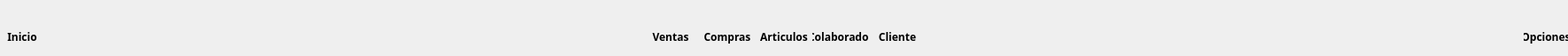
<?xml version="1.0" encoding="UTF-8"?>
<ui version="4.0">
 <class>ui_tool_bar</class>
 <widget class="QWidget" name="ui_tool_bar">
  <property name="geometry">
   <rect>
    <x>0</x>
    <y>0</y>
    <width>1770</width>
    <height>63</height>
   </rect>
  </property>
  <property name="windowTitle">
   <string>Form</string>
  </property>
  <layout class="QGridLayout" name="gridLayout_8">
   <property name="leftMargin">
    <number>0</number>
   </property>
   <property name="topMargin">
    <number>0</number>
   </property>
   <property name="rightMargin">
    <number>0</number>
   </property>
   <property name="bottomMargin">
    <number>2</number>
   </property>
   <property name="spacing">
    <number>0</number>
   </property>
   <item row="0" column="0">
    <layout class="QHBoxLayout" name="horizontalLayout">
     <item>
      <layout class="QGridLayout" name="gridLayout_2">
       <item row="0" column="0">
        <spacer name="horizontalSpacer_7">
         <property name="orientation">
          <enum>Qt::Horizontal</enum>
         </property>
         <property name="sizeType">
          <enum>QSizePolicy::Fixed</enum>
         </property>
         <property name="sizeHint" stdset="0">
          <size>
           <width>2</width>
           <height>20</height>
          </size>
         </property>
        </spacer>
       </item>
       <item row="0" column="1">
        <widget class="QPushButton" name="pushButton_home">
         <property name="sizePolicy">
          <sizepolicy hsizetype="Fixed" vsizetype="Fixed">
           <horstretch>0</horstretch>
           <verstretch>0</verstretch>
          </sizepolicy>
         </property>
         <property name="text">
          <string/>
         </property>
         <property name="icon">
          <iconset resource="Icons.qrc">
           <normaloff>:/Iconos/Iconos/Home.png</normaloff>:/Iconos/Iconos/Home.png</iconset>
         </property>
         <property name="iconSize">
          <size>
           <width>30</width>
           <height>30</height>
          </size>
         </property>
         <property name="flat">
          <bool>true</bool>
         </property>
        </widget>
       </item>
       <item row="0" column="2">
        <spacer name="horizontalSpacer_8">
         <property name="orientation">
          <enum>Qt::Horizontal</enum>
         </property>
         <property name="sizeType">
          <enum>QSizePolicy::Fixed</enum>
         </property>
         <property name="sizeHint" stdset="0">
          <size>
           <width>2</width>
           <height>20</height>
          </size>
         </property>
        </spacer>
       </item>
       <item row="1" column="0" colspan="3">
        <widget class="QLabel" name="label_7">
         <property name="sizePolicy">
          <sizepolicy hsizetype="Expanding" vsizetype="Fixed">
           <horstretch>0</horstretch>
           <verstretch>0</verstretch>
          </sizepolicy>
         </property>
         <property name="minimumSize">
          <size>
           <width>50</width>
           <height>0</height>
          </size>
         </property>
         <property name="font">
          <font>
           <family>Segoe UI Semibold</family>
           <weight>75</weight>
           <bold>true</bold>
          </font>
         </property>
         <property name="text">
          <string>Inicio</string>
         </property>
         <property name="alignment">
          <set>Qt::AlignCenter</set>
         </property>
        </widget>
       </item>
      </layout>
     </item>
     <item>
      <spacer name="horizontalSpacer">
       <property name="orientation">
        <enum>Qt::Horizontal</enum>
       </property>
       <property name="sizeType">
        <enum>QSizePolicy::Expanding</enum>
       </property>
       <property name="sizeHint" stdset="0">
        <size>
         <width>600</width>
         <height>17</height>
        </size>
       </property>
      </spacer>
     </item>
     <item>
      <layout class="QGridLayout" name="gridLayout">
       <item row="0" column="0">
        <spacer name="horizontalSpacer_4">
         <property name="orientation">
          <enum>Qt::Horizontal</enum>
         </property>
         <property name="sizeType">
          <enum>QSizePolicy::Fixed</enum>
         </property>
         <property name="sizeHint" stdset="0">
          <size>
           <width>12</width>
           <height>20</height>
          </size>
         </property>
        </spacer>
       </item>
       <item row="0" column="1">
        <widget class="QPushButton" name="pushButton_ventas">
         <property name="sizePolicy">
          <sizepolicy hsizetype="Fixed" vsizetype="Fixed">
           <horstretch>0</horstretch>
           <verstretch>0</verstretch>
          </sizepolicy>
         </property>
         <property name="text">
          <string/>
         </property>
         <property name="icon">
          <iconset resource="Icons.qrc">
           <normaloff>:/Iconos/Iconos/JAVA.png</normaloff>:/Iconos/Iconos/JAVA.png</iconset>
         </property>
         <property name="iconSize">
          <size>
           <width>30</width>
           <height>30</height>
          </size>
         </property>
         <property name="flat">
          <bool>true</bool>
         </property>
        </widget>
       </item>
       <item row="0" column="2">
        <spacer name="horizontalSpacer_3">
         <property name="orientation">
          <enum>Qt::Horizontal</enum>
         </property>
         <property name="sizeType">
          <enum>QSizePolicy::Fixed</enum>
         </property>
         <property name="sizeHint" stdset="0">
          <size>
           <width>12</width>
           <height>20</height>
          </size>
         </property>
        </spacer>
       </item>
       <item row="1" column="0" colspan="3">
        <widget class="QLabel" name="label_2">
         <property name="sizePolicy">
          <sizepolicy hsizetype="Expanding" vsizetype="Fixed">
           <horstretch>0</horstretch>
           <verstretch>0</verstretch>
          </sizepolicy>
         </property>
         <property name="minimumSize">
          <size>
           <width>50</width>
           <height>0</height>
          </size>
         </property>
         <property name="font">
          <font>
           <family>Segoe UI Semibold</family>
           <weight>75</weight>
           <bold>true</bold>
          </font>
         </property>
         <property name="text">
          <string>Ventas</string>
         </property>
         <property name="alignment">
          <set>Qt::AlignCenter</set>
         </property>
        </widget>
       </item>
      </layout>
     </item>
     <item>
      <layout class="QGridLayout" name="gridLayout_3">
       <item row="0" column="0">
        <spacer name="horizontalSpacer_9">
         <property name="orientation">
          <enum>Qt::Horizontal</enum>
         </property>
         <property name="sizeType">
          <enum>QSizePolicy::Fixed</enum>
         </property>
         <property name="sizeHint" stdset="0">
          <size>
           <width>12</width>
           <height>20</height>
          </size>
         </property>
        </spacer>
       </item>
       <item row="0" column="1">
        <widget class="QPushButton" name="pushButton_compras">
         <property name="sizePolicy">
          <sizepolicy hsizetype="Fixed" vsizetype="Fixed">
           <horstretch>0</horstretch>
           <verstretch>0</verstretch>
          </sizepolicy>
         </property>
         <property name="text">
          <string/>
         </property>
         <property name="icon">
          <iconset resource="Icons.qrc">
           <normaloff>:/Iconos/Iconos/Stack.png</normaloff>:/Iconos/Iconos/Stack.png</iconset>
         </property>
         <property name="iconSize">
          <size>
           <width>30</width>
           <height>30</height>
          </size>
         </property>
         <property name="flat">
          <bool>true</bool>
         </property>
        </widget>
       </item>
       <item row="0" column="2">
        <spacer name="horizontalSpacer_10">
         <property name="orientation">
          <enum>Qt::Horizontal</enum>
         </property>
         <property name="sizeType">
          <enum>QSizePolicy::Fixed</enum>
         </property>
         <property name="sizeHint" stdset="0">
          <size>
           <width>12</width>
           <height>20</height>
          </size>
         </property>
        </spacer>
       </item>
       <item row="1" column="0" colspan="3">
        <widget class="QLabel" name="label_9">
         <property name="sizePolicy">
          <sizepolicy hsizetype="Expanding" vsizetype="Fixed">
           <horstretch>0</horstretch>
           <verstretch>0</verstretch>
          </sizepolicy>
         </property>
         <property name="minimumSize">
          <size>
           <width>50</width>
           <height>0</height>
          </size>
         </property>
         <property name="font">
          <font>
           <family>Segoe UI Semibold</family>
           <weight>75</weight>
           <bold>true</bold>
          </font>
         </property>
         <property name="text">
          <string>Compras</string>
         </property>
         <property name="alignment">
          <set>Qt::AlignCenter</set>
         </property>
        </widget>
       </item>
      </layout>
     </item>
     <item>
      <layout class="QGridLayout" name="gridLayout_4">
       <item row="0" column="0">
        <spacer name="horizontalSpacer_11">
         <property name="orientation">
          <enum>Qt::Horizontal</enum>
         </property>
         <property name="sizeType">
          <enum>QSizePolicy::Fixed</enum>
         </property>
         <property name="sizeHint" stdset="0">
          <size>
           <width>12</width>
           <height>20</height>
          </size>
         </property>
        </spacer>
       </item>
       <item row="0" column="1">
        <widget class="QPushButton" name="pushButton_articulos">
         <property name="sizePolicy">
          <sizepolicy hsizetype="Fixed" vsizetype="Fixed">
           <horstretch>0</horstretch>
           <verstretch>0</verstretch>
          </sizepolicy>
         </property>
         <property name="text">
          <string/>
         </property>
         <property name="icon">
          <iconset resource="Icons.qrc">
           <normaloff>:/Iconos/Iconos/16.png</normaloff>:/Iconos/Iconos/16.png</iconset>
         </property>
         <property name="iconSize">
          <size>
           <width>30</width>
           <height>30</height>
          </size>
         </property>
         <property name="flat">
          <bool>true</bool>
         </property>
        </widget>
       </item>
       <item row="0" column="2">
        <spacer name="horizontalSpacer_12">
         <property name="orientation">
          <enum>Qt::Horizontal</enum>
         </property>
         <property name="sizeType">
          <enum>QSizePolicy::Fixed</enum>
         </property>
         <property name="sizeHint" stdset="0">
          <size>
           <width>12</width>
           <height>20</height>
          </size>
         </property>
        </spacer>
       </item>
       <item row="1" column="0" colspan="3">
        <widget class="QLabel" name="label_10">
         <property name="sizePolicy">
          <sizepolicy hsizetype="Expanding" vsizetype="Fixed">
           <horstretch>0</horstretch>
           <verstretch>0</verstretch>
          </sizepolicy>
         </property>
         <property name="minimumSize">
          <size>
           <width>50</width>
           <height>0</height>
          </size>
         </property>
         <property name="font">
          <font>
           <family>Segoe UI Semibold</family>
           <weight>75</weight>
           <bold>true</bold>
          </font>
         </property>
         <property name="text">
          <string>Articulos</string>
         </property>
         <property name="alignment">
          <set>Qt::AlignCenter</set>
         </property>
        </widget>
       </item>
      </layout>
     </item>
     <item>
      <layout class="QGridLayout" name="gridLayout_5">
       <item row="0" column="0">
        <spacer name="horizontalSpacer_13">
         <property name="orientation">
          <enum>Qt::Horizontal</enum>
         </property>
         <property name="sizeType">
          <enum>QSizePolicy::Fixed</enum>
         </property>
         <property name="sizeHint" stdset="0">
          <size>
           <width>12</width>
           <height>20</height>
          </size>
         </property>
        </spacer>
       </item>
       <item row="0" column="1">
        <widget class="QPushButton" name="pushButton_colaborador">
         <property name="sizePolicy">
          <sizepolicy hsizetype="Fixed" vsizetype="Fixed">
           <horstretch>0</horstretch>
           <verstretch>0</verstretch>
          </sizepolicy>
         </property>
         <property name="text">
          <string/>
         </property>
         <property name="icon">
          <iconset resource="Icons.qrc">
           <normaloff>:/Iconos/Iconos/Account and Control.png</normaloff>:/Iconos/Iconos/Account and Control.png</iconset>
         </property>
         <property name="iconSize">
          <size>
           <width>30</width>
           <height>30</height>
          </size>
         </property>
         <property name="flat">
          <bool>true</bool>
         </property>
        </widget>
       </item>
       <item row="0" column="2">
        <spacer name="horizontalSpacer_14">
         <property name="orientation">
          <enum>Qt::Horizontal</enum>
         </property>
         <property name="sizeType">
          <enum>QSizePolicy::Fixed</enum>
         </property>
         <property name="sizeHint" stdset="0">
          <size>
           <width>12</width>
           <height>20</height>
          </size>
         </property>
        </spacer>
       </item>
       <item row="1" column="0" colspan="3">
        <widget class="QLabel" name="label_11">
         <property name="sizePolicy">
          <sizepolicy hsizetype="Expanding" vsizetype="Fixed">
           <horstretch>0</horstretch>
           <verstretch>0</verstretch>
          </sizepolicy>
         </property>
         <property name="minimumSize">
          <size>
           <width>50</width>
           <height>0</height>
          </size>
         </property>
         <property name="font">
          <font>
           <family>Segoe UI Semibold</family>
           <weight>75</weight>
           <bold>true</bold>
          </font>
         </property>
         <property name="text">
          <string>Colaborador</string>
         </property>
         <property name="alignment">
          <set>Qt::AlignCenter</set>
         </property>
        </widget>
       </item>
      </layout>
     </item>
     <item>
      <layout class="QGridLayout" name="gridLayout_6">
       <item row="0" column="0">
        <spacer name="horizontalSpacer_15">
         <property name="orientation">
          <enum>Qt::Horizontal</enum>
         </property>
         <property name="sizeType">
          <enum>QSizePolicy::Fixed</enum>
         </property>
         <property name="sizeHint" stdset="0">
          <size>
           <width>12</width>
           <height>20</height>
          </size>
         </property>
        </spacer>
       </item>
       <item row="0" column="1">
        <widget class="QPushButton" name="pushButton_cliente">
         <property name="sizePolicy">
          <sizepolicy hsizetype="Fixed" vsizetype="Fixed">
           <horstretch>0</horstretch>
           <verstretch>0</verstretch>
          </sizepolicy>
         </property>
         <property name="text">
          <string/>
         </property>
         <property name="icon">
          <iconset resource="Icons.qrc">
           <normaloff>:/Iconos/Iconos/People-MSN.png</normaloff>:/Iconos/Iconos/People-MSN.png</iconset>
         </property>
         <property name="iconSize">
          <size>
           <width>30</width>
           <height>30</height>
          </size>
         </property>
         <property name="flat">
          <bool>true</bool>
         </property>
        </widget>
       </item>
       <item row="0" column="2">
        <spacer name="horizontalSpacer_16">
         <property name="orientation">
          <enum>Qt::Horizontal</enum>
         </property>
         <property name="sizeType">
          <enum>QSizePolicy::Fixed</enum>
         </property>
         <property name="sizeHint" stdset="0">
          <size>
           <width>12</width>
           <height>20</height>
          </size>
         </property>
        </spacer>
       </item>
       <item row="1" column="0" colspan="3">
        <widget class="QLabel" name="label_12">
         <property name="sizePolicy">
          <sizepolicy hsizetype="Expanding" vsizetype="Fixed">
           <horstretch>0</horstretch>
           <verstretch>0</verstretch>
          </sizepolicy>
         </property>
         <property name="minimumSize">
          <size>
           <width>50</width>
           <height>0</height>
          </size>
         </property>
         <property name="font">
          <font>
           <family>Segoe UI Semibold</family>
           <weight>75</weight>
           <bold>true</bold>
          </font>
         </property>
         <property name="text">
          <string>Cliente</string>
         </property>
         <property name="alignment">
          <set>Qt::AlignCenter</set>
         </property>
        </widget>
       </item>
      </layout>
     </item>
     <item>
      <spacer name="horizontalSpacer_2">
       <property name="orientation">
        <enum>Qt::Horizontal</enum>
       </property>
       <property name="sizeType">
        <enum>QSizePolicy::Expanding</enum>
       </property>
       <property name="sizeHint" stdset="0">
        <size>
         <width>600</width>
         <height>17</height>
        </size>
       </property>
      </spacer>
     </item>
     <item>
      <layout class="QGridLayout" name="gridLayout_7">
       <item row="0" column="0">
        <spacer name="horizontalSpacer_17">
         <property name="orientation">
          <enum>Qt::Horizontal</enum>
         </property>
         <property name="sizeType">
          <enum>QSizePolicy::Fixed</enum>
         </property>
         <property name="sizeHint" stdset="0">
          <size>
           <width>2</width>
           <height>20</height>
          </size>
         </property>
        </spacer>
       </item>
       <item row="0" column="1">
        <widget class="QPushButton" name="pushButton_opciones">
         <property name="sizePolicy">
          <sizepolicy hsizetype="Fixed" vsizetype="Fixed">
           <horstretch>0</horstretch>
           <verstretch>0</verstretch>
          </sizepolicy>
         </property>
         <property name="text">
          <string/>
         </property>
         <property name="icon">
          <iconset resource="Icons.qrc">
           <normaloff>:/Iconos/Iconos/Gear.png</normaloff>:/Iconos/Iconos/Gear.png</iconset>
         </property>
         <property name="iconSize">
          <size>
           <width>30</width>
           <height>30</height>
          </size>
         </property>
         <property name="flat">
          <bool>true</bool>
         </property>
        </widget>
       </item>
       <item row="0" column="2">
        <spacer name="horizontalSpacer_18">
         <property name="orientation">
          <enum>Qt::Horizontal</enum>
         </property>
         <property name="sizeType">
          <enum>QSizePolicy::Fixed</enum>
         </property>
         <property name="sizeHint" stdset="0">
          <size>
           <width>2</width>
           <height>20</height>
          </size>
         </property>
        </spacer>
       </item>
       <item row="1" column="0" colspan="3">
        <widget class="QLabel" name="label_13">
         <property name="sizePolicy">
          <sizepolicy hsizetype="Expanding" vsizetype="Fixed">
           <horstretch>0</horstretch>
           <verstretch>0</verstretch>
          </sizepolicy>
         </property>
         <property name="minimumSize">
          <size>
           <width>50</width>
           <height>0</height>
          </size>
         </property>
         <property name="font">
          <font>
           <family>Segoe UI Semibold</family>
           <weight>75</weight>
           <bold>true</bold>
          </font>
         </property>
         <property name="text">
          <string>Opciones</string>
         </property>
         <property name="alignment">
          <set>Qt::AlignCenter</set>
         </property>
        </widget>
       </item>
      </layout>
     </item>
    </layout>
   </item>
  </layout>
 </widget>
 <resources>
  <include location="Icons.qrc"/>
 </resources>
 <connections/>
</ui>
